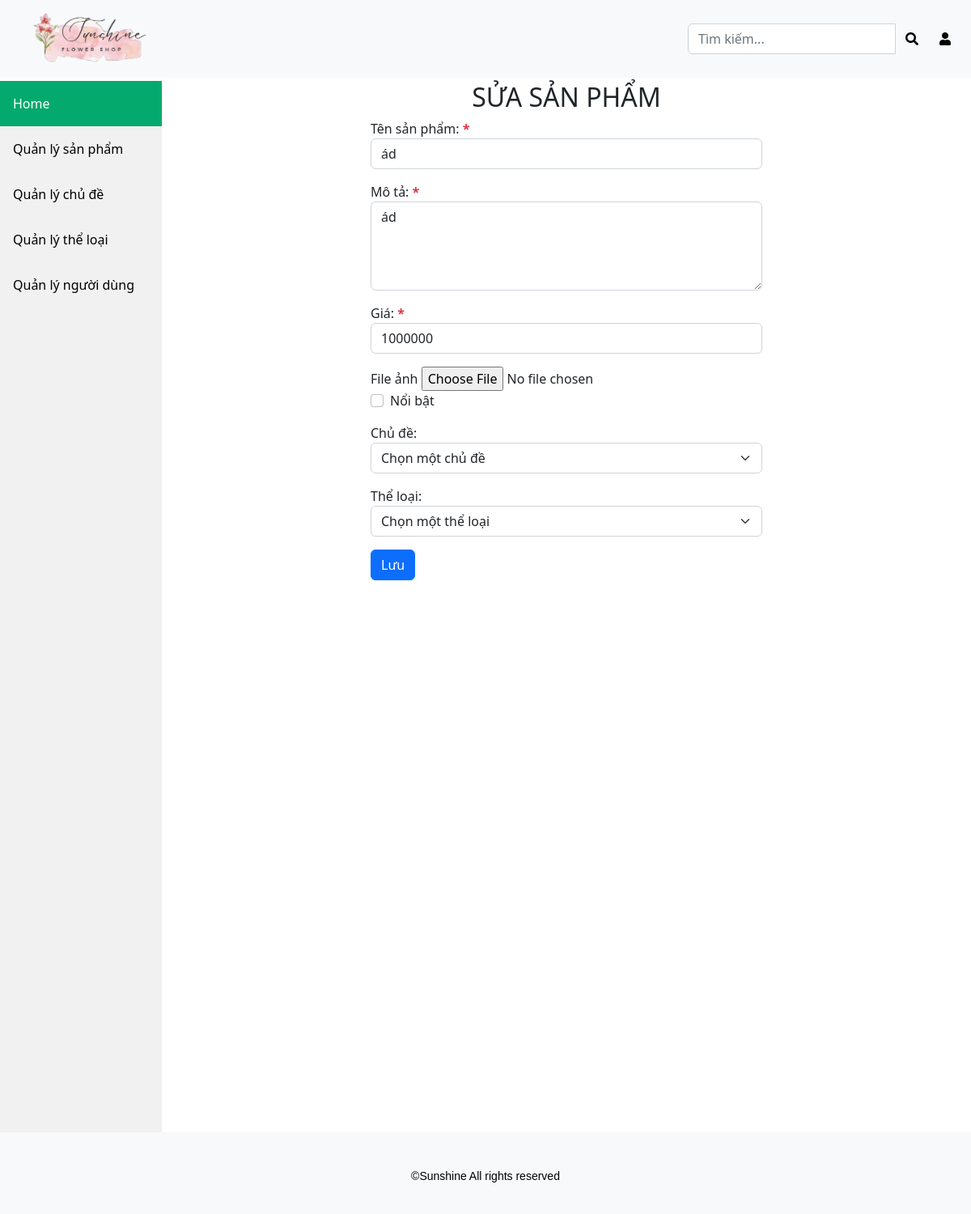
The app's page /admin/edit-product.php?id=477 (signed in) with its own data.
### tables this page shows
CREATE TABLE `product` (
  `id` int NOT NULL,
  `name` varchar(255) NOT NULL,
  `description` varchar(255) NOT NULL,
  `price` int NOT NULL,
  `image` varchar(255) DEFAULT NULL,
  `trending` tinyint(1) DEFAULT NULL,
  `topic_id` int DEFAULT NULL,
  `category_id` int DEFAULT NULL
);

### class/Product.php (called while the page is built, shortened)
<?php
class Product
{
    public static function getOneByID($pdo, $id)
    {
        $sql = "SELECT product.*, topic.name AS topic_name, category.name AS category_name
        FROM product
        LEFT JOIN topic ON product.topic_id = topic.id
        LEFT JOIN category ON product.category_id = category.id
        WHERE product.id = :id";
        $stmt = $pdo->prepare($sql);
        $stmt->bindValue(':id', $id, PDO::PARAM_INT);
        if ($stmt->execute()) {
            $stmt->setFetchMode(PDO::FETCH_CLASS, 'Product');
            return $stmt->fetch();
        }
    }
}

### admin/edit-product.php (the view, shortened to what this page needs)
<?php
require '../class/Database.php';
require '../class/Product.php';
$error = Auth::requireLogin();
$id = $_GET["id"];
$db = new Database(DB_HOST, DB_NAME, DB_USER, DB_PASS);
$pdo = $db->getConn();
$product = Product::getOneByID($pdo, $id);
$priceErrors = '';
$name = $product->name;
$desc = $product->description;
$price = $product->price;
$isTrending = $product->trending;
?>
<?php
require 'inc/header.php';
?>
<div class="content">
    <?php if ($error) : ?>
        <h1 style="text-align: center; margin-top: 30vh; transform: translateY(-50%); color: red"><?= $error . "sửa sản phẩm" ?></h1>
    <?php else : ?>
        <h2 style="text-align: center;">SỬA SẢN PHẨM</h2>
        <form method="post" class="w-50 m-auto" enctype='multipart/form-data'>
            <div class="mb-3">
                <label for="name">Tên sản phẩm:</label> <span class='text-danger fw-bold'>*</span>
                <input class="form-control" id="name" name="name" value="<?= $name ?>" required>
            </div>
            <div class="mb-3">
                <label for="desc">Mô tả:</label> <span class='text-danger fw-bold'>*</span>
                <textarea class="form-control" id="desc" name="desc" rows="4" required><?= $desc ?></textarea>
            </div>
            <div class="mb-3">
                <label for="price">Giá:</label> <span class='text-danger fw-bold'>*</span>
                <input type="number" class="form-control" id="price" name="price" value="<?= $price ?>" required> <span class='text-danger fw-bold'><?= $priceErrors ?></span>
            </div>
            <div>
                <label for="file">File ảnh</label>
                <input type="file" name="file" />
            </div>
            <div class="mb-3 form-check">
                <input type="checkbox" class="form-check-input" id="isTrending" name="isTrending" <?= $isTrending ? 'checked' : '' ?>>
                <label class="form-check-label" for="isTrending">Nổi bật</label>
            </div>
            <div class="mb-3">
                <label for="topic">Chủ đề:</label>
                <select class="form-select" id="topic" name="topic">
                    <option value="">Chọn một chủ đề</option>
                </select>
            </div>
            <div class="mb-3">
                <label for="category">Thể loại:</label>
                <select class="form-select" id="category" name="category">
                    <option value="">Chọn một thể loại</option>
                </select>
            </div>
            <div class="d-flex">
                <button type="submit" name="submit" value="Submit" class="btn btn-primary">Lưu</button>
            </div>
        </form>
    <?php endif; ?>
</div>
<?php require 'inc/footer.php'; ?>

### admin/inc/header.php (style rules this page uses)
body { position: relative; min-height: 100vh; padding-top: 100px; padding-bottom: 400px; }
div.content { margin-left: 200px; padding: 1px 16px; height: 1000px; }

### records on screen
product: name "ád", desc "ád", price "1000000"
